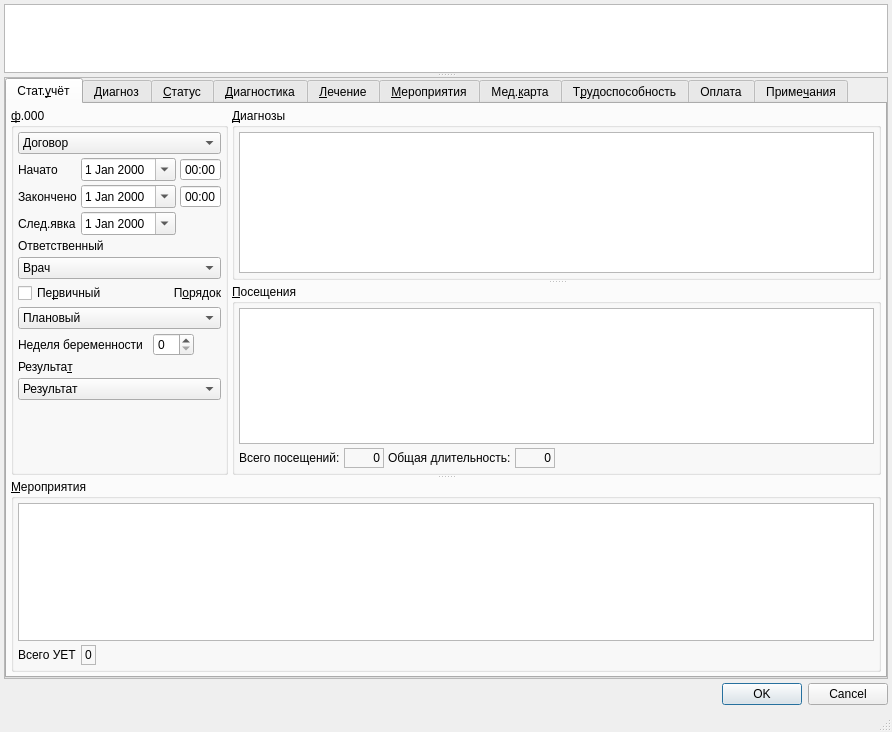
<?xml version="1.0" encoding="UTF-8"?>
<ui version="4.0">
 <class>Dialog</class>
 <widget class="QDialog" name="Dialog">
  <property name="geometry">
   <rect>
    <x>0</x>
    <y>0</y>
    <width>892</width>
    <height>732</height>
   </rect>
  </property>
  <property name="windowTitle">
   <string>Dialog</string>
  </property>
  <property name="sizeGripEnabled">
   <bool>true</bool>
  </property>
  <layout class="QGridLayout" name="gridLayout_4">
   <property name="margin">
    <number>4</number>
   </property>
   <property name="spacing">
    <number>4</number>
   </property>
   <item row="0" column="0">
    <widget class="QSplitter" name="splitter_3">
     <property name="sizePolicy">
      <sizepolicy hsizetype="Preferred" vsizetype="Preferred">
       <horstretch>0</horstretch>
       <verstretch>2</verstretch>
      </sizepolicy>
     </property>
     <property name="orientation">
      <enum>Qt::Vertical</enum>
     </property>
     <widget class="CTextBrowser" name="txtClientInfoBrowser">
      <property name="sizePolicy">
       <sizepolicy hsizetype="Expanding" vsizetype="Ignored">
        <horstretch>0</horstretch>
        <verstretch>1</verstretch>
       </sizepolicy>
      </property>
      <property name="minimumSize">
       <size>
        <width>0</width>
        <height>0</height>
       </size>
      </property>
      <property name="maximumSize">
       <size>
        <width>16777215</width>
        <height>16777215</height>
       </size>
      </property>
      <property name="focusPolicy">
       <enum>Qt::ClickFocus</enum>
      </property>
      <property name="whatsThis">
       <string>Описание пациента</string>
      </property>
      <property name="html">
       <string>&lt;!DOCTYPE HTML PUBLIC &quot;-//W3C//DTD HTML 4.0//EN&quot; &quot;http://www.w3.org/TR/REC-html40/strict.dtd&quot;&gt;
&lt;html&gt;&lt;head&gt;&lt;meta name=&quot;qrichtext&quot; content=&quot;1&quot; /&gt;&lt;style type=&quot;text/css&quot;&gt;
p, li { white-space: pre-wrap; }
&lt;/style&gt;&lt;/head&gt;&lt;body style=&quot; font-family:'MS Shell Dlg 2'; font-size:8.25pt; font-weight:400; font-style:normal;&quot;&gt;
&lt;p style=&quot;-qt-paragraph-type:empty; margin-top:0px; margin-bottom:0px; margin-left:0px; margin-right:0px; -qt-block-indent:0; text-indent:0px; font-size:8pt;&quot;&gt;&lt;br /&gt;&lt;/p&gt;&lt;/body&gt;&lt;/html&gt;</string>
      </property>
     </widget>
     <widget class="QScrollArea" name="scrollArea">
      <property name="sizePolicy">
       <sizepolicy hsizetype="Preferred" vsizetype="Preferred">
        <horstretch>0</horstretch>
        <verstretch>5</verstretch>
       </sizepolicy>
      </property>
      <property name="widgetResizable">
       <bool>true</bool>
      </property>
      <widget class="QTabWidget" name="tabWidget">
       <property name="geometry">
        <rect>
         <x>0</x>
         <y>0</y>
         <width>882</width>
         <height>591</height>
        </rect>
       </property>
       <property name="tabPosition">
        <enum>QTabWidget::North</enum>
       </property>
       <property name="tabShape">
        <enum>QTabWidget::Rounded</enum>
       </property>
       <property name="currentIndex">
        <number>0</number>
       </property>
       <widget class="QWidget" name="tabToken">
        <attribute name="title">
         <string>Стат.&amp;учёт</string>
        </attribute>
        <layout class="QVBoxLayout" name="verticalLayout_7">
         <property name="spacing">
          <number>4</number>
         </property>
         <property name="margin">
          <number>4</number>
         </property>
         <item>
          <widget class="QSplitter" name="splitter_2">
           <property name="orientation">
            <enum>Qt::Vertical</enum>
           </property>
           <widget class="QFrame" name="frameBaseDiagnosisesAndVisits">
            <property name="frameShape">
             <enum>QFrame::NoFrame</enum>
            </property>
            <property name="frameShadow">
             <enum>QFrame::Raised</enum>
            </property>
            <layout class="QHBoxLayout" name="horizontalLayout">
             <property name="spacing">
              <number>4</number>
             </property>
             <property name="margin">
              <number>0</number>
             </property>
             <item>
              <widget class="QGroupBox" name="grpBase">
               <property name="sizePolicy">
                <sizepolicy hsizetype="Maximum" vsizetype="Preferred">
                 <horstretch>0</horstretch>
                 <verstretch>0</verstretch>
                </sizepolicy>
               </property>
               <property name="title">
                <string>&amp;ф.000</string>
               </property>
               <layout class="QGridLayout" name="gridLayout_2">
                <property name="margin">
                 <number>4</number>
                </property>
                <property name="spacing">
                 <number>4</number>
                </property>
                <item row="12" column="0" colspan="5">
                 <spacer>
                  <property name="orientation">
                   <enum>Qt::Vertical</enum>
                  </property>
                  <property name="sizeHint" stdset="0">
                   <size>
                    <width>16</width>
                    <height>20</height>
                   </size>
                  </property>
                 </spacer>
                </item>
                <item row="0" column="0" colspan="5">
                 <widget class="CContractComboBox" name="cmbContract">
                  <property name="whatsThis">
                   <string>номер, дата и основание договора в рамках которого производится осмотр</string>
                  </property>
                  <item>
                   <property name="text">
                    <string>Договор</string>
                   </property>
                  </item>
                 </widget>
                </item>
                <item row="1" column="0">
                 <widget class="QLabel" name="lblBegDate">
                  <property name="sizePolicy">
                   <sizepolicy hsizetype="Maximum" vsizetype="Preferred">
                    <horstretch>0</horstretch>
                    <verstretch>0</verstretch>
                   </sizepolicy>
                  </property>
                  <property name="text">
                   <string>Начато</string>
                  </property>
                  <property name="buddy">
                   <cstring>edtBegDate</cstring>
                  </property>
                 </widget>
                </item>
                <item row="2" column="0">
                 <widget class="QLabel" name="lblEndDate">
                  <property name="sizePolicy">
                   <sizepolicy hsizetype="Maximum" vsizetype="Preferred">
                    <horstretch>0</horstretch>
                    <verstretch>0</verstretch>
                   </sizepolicy>
                  </property>
                  <property name="text">
                   <string>Закончено</string>
                  </property>
                  <property name="buddy">
                   <cstring>edtEndDate</cstring>
                  </property>
                 </widget>
                </item>
                <item row="3" column="0">
                 <widget class="QLabel" name="lblNextDate">
                  <property name="sizePolicy">
                   <sizepolicy hsizetype="Maximum" vsizetype="Preferred">
                    <horstretch>0</horstretch>
                    <verstretch>0</verstretch>
                   </sizepolicy>
                  </property>
                  <property name="text">
                   <string>След.явка</string>
                  </property>
                  <property name="buddy">
                   <cstring>edtNextDate</cstring>
                  </property>
                 </widget>
                </item>
                <item row="4" column="0" colspan="5">
                 <widget class="QLabel" name="lblPerson">
                  <property name="text">
                   <string>Ответственный</string>
                  </property>
                  <property name="buddy">
                   <cstring>cmbPerson</cstring>
                  </property>
                 </widget>
                </item>
                <item row="5" column="0" colspan="5">
                 <widget class="CPersonComboBoxEx" name="cmbPerson">
                  <property name="whatsThis">
                   <string>врач отвечающий за осмотр (терапевт)</string>
                  </property>
                  <item>
                   <property name="text">
                    <string>Врач</string>
                   </property>
                  </item>
                 </widget>
                </item>
                <item row="6" column="0" colspan="3">
                 <widget class="QCheckBox" name="chkPrimary">
                  <property name="sizePolicy">
                   <sizepolicy hsizetype="Maximum" vsizetype="Fixed">
                    <horstretch>0</horstretch>
                    <verstretch>0</verstretch>
                   </sizepolicy>
                  </property>
                  <property name="text">
                   <string>Пе&amp;рвичный</string>
                  </property>
                 </widget>
                </item>
                <item row="6" column="3" colspan="2">
                 <widget class="QLabel" name="lblOrder">
                  <property name="text">
                   <string>П&amp;орядок</string>
                  </property>
                  <property name="alignment">
                   <set>Qt::AlignRight|Qt::AlignTrailing|Qt::AlignVCenter</set>
                  </property>
                  <property name="buddy">
                   <cstring>cmbOrder</cstring>
                  </property>
                 </widget>
                </item>
                <item row="7" column="0" colspan="5">
                 <widget class="CROComboBox" name="cmbOrder">
                  <item>
                   <property name="text">
                    <string>Плановый</string>
                   </property>
                  </item>
                  <item>
                   <property name="text">
                    <string>Экстренный</string>
                   </property>
                  </item>
                  <item>
                   <property name="text">
                    <string>Самотёком</string>
                   </property>
                  </item>
                  <item>
                   <property name="text">
                    <string>Принудительный</string>
                   </property>
                  </item>
                  <item>
                   <property name="text">
                    <string>Внутренний перевод</string>
                   </property>
                  </item>
                  <item>
                   <property name="text">
                    <string>Неотложная</string>
                   </property>
                  </item>
                 </widget>
                </item>
                <item row="11" column="0" colspan="5">
                 <widget class="CRBComboBox" name="cmbResult">
                  <property name="whatsThis">
                   <string>результат осмотра</string>
                  </property>
                  <item>
                   <property name="text">
                    <string>Результат</string>
                   </property>
                  </item>
                 </widget>
                </item>
                <item row="10" column="0" colspan="5">
                 <widget class="QLabel" name="lblResult">
                  <property name="text">
                   <string>Результа&amp;т</string>
                  </property>
                  <property name="alignment">
                   <set>Qt::AlignLeading|Qt::AlignLeft|Qt::AlignVCenter</set>
                  </property>
                  <property name="buddy">
                   <cstring>cmbResult</cstring>
                  </property>
                 </widget>
                </item>
                <item row="1" column="1" colspan="4">
                 <widget class="QFrame" name="frmBegDateTime">
                  <property name="sizePolicy">
                   <sizepolicy hsizetype="Maximum" vsizetype="Preferred">
                    <horstretch>0</horstretch>
                    <verstretch>0</verstretch>
                   </sizepolicy>
                  </property>
                  <property name="frameShape">
                   <enum>QFrame::NoFrame</enum>
                  </property>
                  <property name="frameShadow">
                   <enum>QFrame::Plain</enum>
                  </property>
                  <property name="lineWidth">
                   <number>0</number>
                  </property>
                  <layout class="QHBoxLayout" name="horizontalLayout_3">
                   <property name="spacing">
                    <number>4</number>
                   </property>
                   <property name="margin">
                    <number>0</number>
                   </property>
                   <item>
                    <widget class="CDateEdit" name="edtBegDate">
                     <property name="sizePolicy">
                      <sizepolicy hsizetype="Maximum" vsizetype="Fixed">
                       <horstretch>0</horstretch>
                       <verstretch>0</verstretch>
                      </sizepolicy>
                     </property>
                     <property name="whatsThis">
                      <string>дата начала осмотра</string>
                     </property>
                     <property name="calendarPopup">
                      <bool>true</bool>
                     </property>
                    </widget>
                   </item>
                   <item>
                    <widget class="QTimeEdit" name="edtBegTime">
                     <property name="buttonSymbols">
                      <enum>QAbstractSpinBox::NoButtons</enum>
                     </property>
                     <property name="displayFormat">
                      <string>HH:mm</string>
                     </property>
                    </widget>
                   </item>
                  </layout>
                 </widget>
                </item>
                <item row="2" column="1" colspan="4">
                 <widget class="QFrame" name="frmEndDateTime">
                  <property name="sizePolicy">
                   <sizepolicy hsizetype="Maximum" vsizetype="Preferred">
                    <horstretch>0</horstretch>
                    <verstretch>0</verstretch>
                   </sizepolicy>
                  </property>
                  <property name="frameShape">
                   <enum>QFrame::NoFrame</enum>
                  </property>
                  <property name="frameShadow">
                   <enum>QFrame::Plain</enum>
                  </property>
                  <property name="lineWidth">
                   <number>0</number>
                  </property>
                  <layout class="QHBoxLayout" name="horizontalLayout_4">
                   <property name="spacing">
                    <number>4</number>
                   </property>
                   <property name="margin">
                    <number>0</number>
                   </property>
                   <item>
                    <widget class="CDateEdit" name="edtEndDate">
                     <property name="sizePolicy">
                      <sizepolicy hsizetype="Maximum" vsizetype="Fixed">
                       <horstretch>0</horstretch>
                       <verstretch>0</verstretch>
                      </sizepolicy>
                     </property>
                     <property name="whatsThis">
                      <string>дата окончания осмотра</string>
                     </property>
                     <property name="calendarPopup">
                      <bool>true</bool>
                     </property>
                    </widget>
                   </item>
                   <item>
                    <widget class="QTimeEdit" name="edtEndTime">
                     <property name="buttonSymbols">
                      <enum>QAbstractSpinBox::NoButtons</enum>
                     </property>
                     <property name="displayFormat">
                      <string>HH:mm</string>
                     </property>
                    </widget>
                   </item>
                  </layout>
                 </widget>
                </item>
                <item row="3" column="1" colspan="4">
                 <widget class="QFrame" name="frmNextDateTime">
                  <property name="sizePolicy">
                   <sizepolicy hsizetype="Maximum" vsizetype="Preferred">
                    <horstretch>0</horstretch>
                    <verstretch>0</verstretch>
                   </sizepolicy>
                  </property>
                  <property name="frameShape">
                   <enum>QFrame::NoFrame</enum>
                  </property>
                  <property name="frameShadow">
                   <enum>QFrame::Plain</enum>
                  </property>
                  <property name="lineWidth">
                   <number>0</number>
                  </property>
                  <layout class="QHBoxLayout" name="horizontalLayout_5">
                   <property name="spacing">
                    <number>4</number>
                   </property>
                   <property name="margin">
                    <number>0</number>
                   </property>
                   <item>
                    <widget class="CDateEdit" name="edtNextDate">
                     <property name="sizePolicy">
                      <sizepolicy hsizetype="Maximum" vsizetype="Fixed">
                       <horstretch>0</horstretch>
                       <verstretch>0</verstretch>
                      </sizepolicy>
                     </property>
                     <property name="calendarPopup">
                      <bool>true</bool>
                     </property>
                    </widget>
                   </item>
                  </layout>
                 </widget>
                </item>
                <item row="8" column="3" colspan="2">
                 <widget class="QSpinBox" name="edtPregnancyWeek">
                  <property name="sizePolicy">
                   <sizepolicy hsizetype="Maximum" vsizetype="Fixed">
                    <horstretch>0</horstretch>
                    <verstretch>0</verstretch>
                   </sizepolicy>
                  </property>
                  <property name="maximum">
                   <number>44</number>
                  </property>
                 </widget>
                </item>
                <item row="8" column="0" colspan="3">
                 <widget class="QLabel" name="lblPregnancyWeek">
                  <property name="sizePolicy">
                   <sizepolicy hsizetype="Maximum" vsizetype="Preferred">
                    <horstretch>0</horstretch>
                    <verstretch>0</verstretch>
                   </sizepolicy>
                  </property>
                  <property name="text">
                   <string>Неделя беременности</string>
                  </property>
                  <property name="buddy">
                   <cstring>edtPregnancyWeek</cstring>
                  </property>
                 </widget>
                </item>
               </layout>
              </widget>
             </item>
             <item>
              <widget class="QSplitter" name="splitter">
               <property name="orientation">
                <enum>Qt::Vertical</enum>
               </property>
               <property name="childrenCollapsible">
                <bool>false</bool>
               </property>
               <widget class="QGroupBox" name="grplFinalDiagnostics">
                <property name="title">
                 <string>&amp;Диагнозы</string>
                </property>
                <layout class="QGridLayout" name="gridLayout_3">
                 <property name="margin">
                  <number>4</number>
                 </property>
                 <property name="spacing">
                  <number>4</number>
                 </property>
                 <item row="0" column="0">
                  <widget class="CInDocTableView" name="tblFinalDiagnostics"/>
                 </item>
                </layout>
               </widget>
               <widget class="QGroupBox" name="groupBox">
                <property name="title">
                 <string>&amp;Посещения</string>
                </property>
                <layout class="QGridLayout" name="gridLayout_5">
                 <property name="margin">
                  <number>4</number>
                 </property>
                 <property name="spacing">
                  <number>4</number>
                 </property>
                 <item row="0" column="0" colspan="5">
                  <widget class="CInDocTableView" name="tblVisits"/>
                 </item>
                 <item row="1" column="0">
                  <widget class="QLabel" name="lblVisitsCount">
                   <property name="text">
                    <string>Всего посещений:</string>
                   </property>
                  </widget>
                 </item>
                 <item row="1" column="1">
                  <widget class="QLabel" name="lblVisitsCountValue">
                   <property name="sizePolicy">
                    <sizepolicy hsizetype="Preferred" vsizetype="Preferred">
                     <horstretch>0</horstretch>
                     <verstretch>0</verstretch>
                    </sizepolicy>
                   </property>
                   <property name="minimumSize">
                    <size>
                     <width>40</width>
                     <height>0</height>
                    </size>
                   </property>
                   <property name="frameShape">
                    <enum>QFrame::StyledPanel</enum>
                   </property>
                   <property name="frameShadow">
                    <enum>QFrame::Sunken</enum>
                   </property>
                   <property name="text">
                    <string>0</string>
                   </property>
                   <property name="alignment">
                    <set>Qt::AlignRight|Qt::AlignTrailing|Qt::AlignVCenter</set>
                   </property>
                  </widget>
                 </item>
                 <item row="1" column="2">
                  <widget class="QLabel" name="lblVisitsDuration">
                   <property name="text">
                    <string>Общая длительность:</string>
                   </property>
                  </widget>
                 </item>
                 <item row="1" column="3">
                  <widget class="QLabel" name="lblVisitsDurationValue">
                   <property name="minimumSize">
                    <size>
                     <width>40</width>
                     <height>0</height>
                    </size>
                   </property>
                   <property name="frameShape">
                    <enum>QFrame::StyledPanel</enum>
                   </property>
                   <property name="frameShadow">
                    <enum>QFrame::Sunken</enum>
                   </property>
                   <property name="text">
                    <string>0</string>
                   </property>
                   <property name="alignment">
                    <set>Qt::AlignRight|Qt::AlignTrailing|Qt::AlignVCenter</set>
                   </property>
                  </widget>
                 </item>
                 <item row="1" column="4">
                  <spacer>
                   <property name="orientation">
                    <enum>Qt::Horizontal</enum>
                   </property>
                   <property name="sizeHint" stdset="0">
                    <size>
                     <width>40</width>
                     <height>20</height>
                    </size>
                   </property>
                  </spacer>
                 </item>
                </layout>
               </widget>
              </widget>
             </item>
            </layout>
           </widget>
           <widget class="QGroupBox" name="grpActions">
            <property name="title">
             <string>&amp;Мероприятия</string>
            </property>
            <layout class="QVBoxLayout" name="verticalLayout">
             <property name="spacing">
              <number>4</number>
             </property>
             <property name="margin">
              <number>4</number>
             </property>
             <item>
              <widget class="CInDocTableView" name="tblActions">
               <property name="sizePolicy">
                <sizepolicy hsizetype="Expanding" vsizetype="Expanding">
                 <horstretch>0</horstretch>
                 <verstretch>20</verstretch>
                </sizepolicy>
               </property>
              </widget>
             </item>
             <item>
              <widget class="QFrame" name="frmTotalUet">
               <property name="frameShape">
                <enum>QFrame::NoFrame</enum>
               </property>
               <property name="frameShadow">
                <enum>QFrame::Plain</enum>
               </property>
               <layout class="QHBoxLayout" name="horizontalLayout_2">
                <property name="spacing">
                 <number>4</number>
                </property>
                <property name="margin">
                 <number>0</number>
                </property>
                <item>
                 <widget class="QLabel" name="lblTotalUet">
                  <property name="text">
                   <string>Всего УЕТ</string>
                  </property>
                 </widget>
                </item>
                <item>
                 <widget class="QLabel" name="lblShowTotalUet">
                  <property name="frameShape">
                   <enum>QFrame::StyledPanel</enum>
                  </property>
                  <property name="frameShadow">
                   <enum>QFrame::Sunken</enum>
                  </property>
                  <property name="text">
                   <string>0</string>
                  </property>
                 </widget>
                </item>
                <item>
                 <spacer name="horizontalSpacer">
                  <property name="orientation">
                   <enum>Qt::Horizontal</enum>
                  </property>
                  <property name="sizeHint" stdset="0">
                   <size>
                    <width>681</width>
                    <height>20</height>
                   </size>
                  </property>
                 </spacer>
                </item>
               </layout>
              </widget>
             </item>
            </layout>
           </widget>
          </widget>
         </item>
        </layout>
       </widget>
       <widget class="CEventMedicalDiagnosisPage" name="tabMedicalDiagnosis">
        <attribute name="title">
         <string>Диагноз</string>
        </attribute>
       </widget>
       <widget class="CActionsPage" name="tabStatus">
        <attribute name="title">
         <string>&amp;Статус</string>
        </attribute>
       </widget>
       <widget class="CActionsPage" name="tabDiagnostic">
        <attribute name="title">
         <string>&amp;Диагностика</string>
        </attribute>
       </widget>
       <widget class="CActionsPage" name="tabCure">
        <attribute name="title">
         <string>&amp;Лечение</string>
        </attribute>
       </widget>
       <widget class="CActionsPage" name="tabMisc">
        <attribute name="title">
         <string>&amp;Мероприятия</string>
        </attribute>
       </widget>
       <widget class="CAmbCardPage" name="tabAmbCard">
        <attribute name="title">
         <string>Мед.&amp;карта</string>
        </attribute>
       </widget>
       <widget class="QWidget" name="tabTempInvalidEtc">
        <attribute name="title">
         <string>Т&amp;рудоспособность</string>
        </attribute>
        <layout class="QGridLayout" name="gridLayout">
         <property name="margin">
          <number>4</number>
         </property>
         <property name="spacing">
          <number>4</number>
         </property>
         <item row="0" column="0">
          <widget class="QTabWidget" name="tabTempInvalidAndAegrotat">
           <property name="currentIndex">
            <number>0</number>
           </property>
           <widget class="QWidget" name="tabTempInvalid">
            <attribute name="title">
             <string>Листок &amp;нетрудоспособности</string>
            </attribute>
            <layout class="QVBoxLayout" name="verticalLayout_5">
             <property name="spacing">
              <number>4</number>
             </property>
             <property name="margin">
              <number>4</number>
             </property>
             <item>
              <widget class="CTempInvalid" name="grpTempInvalid">
               <property name="sizePolicy">
                <sizepolicy hsizetype="Preferred" vsizetype="Expanding">
                 <horstretch>0</horstretch>
                 <verstretch>0</verstretch>
                </sizepolicy>
               </property>
               <property name="checked">
                <bool>false</bool>
               </property>
              </widget>
             </item>
            </layout>
           </widget>
           <widget class="QWidget" name="tabAegrotat">
            <attribute name="title">
             <string>С&amp;правка</string>
            </attribute>
            <layout class="QVBoxLayout" name="verticalLayout_4">
             <property name="spacing">
              <number>4</number>
             </property>
             <property name="margin">
              <number>4</number>
             </property>
             <item>
              <widget class="CTempInvalid" name="grpAegrotat">
               <property name="sizePolicy">
                <sizepolicy hsizetype="Preferred" vsizetype="Expanding">
                 <horstretch>0</horstretch>
                 <verstretch>0</verstretch>
                </sizepolicy>
               </property>
               <property name="checked">
                <bool>false</bool>
               </property>
              </widget>
             </item>
            </layout>
           </widget>
           <widget class="QWidget" name="tabDisability">
            <attribute name="title">
             <string>Инвалидность</string>
            </attribute>
            <layout class="QVBoxLayout" name="verticalLayout_2">
             <property name="spacing">
              <number>4</number>
             </property>
             <property name="margin">
              <number>4</number>
             </property>
             <item>
              <widget class="CTempInvalid" name="grpDisability">
               <property name="sizePolicy">
                <sizepolicy hsizetype="Preferred" vsizetype="Expanding">
                 <horstretch>0</horstretch>
                 <verstretch>0</verstretch>
                </sizepolicy>
               </property>
               <property name="checked">
                <bool>false</bool>
               </property>
              </widget>
             </item>
            </layout>
           </widget>
           <widget class="QWidget" name="tabVitalRestriction">
            <attribute name="title">
             <string>&amp;Ограничения жизнедеятельности</string>
            </attribute>
            <layout class="QVBoxLayout" name="verticalLayout_6">
             <property name="spacing">
              <number>4</number>
             </property>
             <property name="margin">
              <number>4</number>
             </property>
             <item>
              <widget class="CTempInvalid" name="grpVitalRestriction">
               <property name="sizePolicy">
                <sizepolicy hsizetype="Preferred" vsizetype="Expanding">
                 <horstretch>0</horstretch>
                 <verstretch>0</verstretch>
                </sizepolicy>
               </property>
               <property name="checked">
                <bool>false</bool>
               </property>
              </widget>
             </item>
            </layout>
           </widget>
          </widget>
         </item>
        </layout>
       </widget>
       <widget class="CEventCashPage" name="tabCash">
        <attribute name="title">
         <string>Оплата</string>
        </attribute>
       </widget>
       <widget class="CEventNotesPage" name="tabNotes">
        <attribute name="title">
         <string>Приме&amp;чания</string>
        </attribute>
       </widget>
      </widget>
     </widget>
    </widget>
   </item>
   <item row="1" column="0">
    <widget class="QDialogButtonBox" name="buttonBox">
     <property name="orientation">
      <enum>Qt::Horizontal</enum>
     </property>
     <property name="standardButtons">
      <set>QDialogButtonBox::Cancel|QDialogButtonBox::Ok</set>
     </property>
    </widget>
   </item>
   <item row="2" column="0">
    <layout class="QHBoxLayout" name="horizontalLayout_6" stretch="1,0,0,0,0">
     <property name="sizeConstraint">
      <enum>QLayout::SetMinimumSize</enum>
     </property>
     <item>
      <widget class="QStatusBar" name="statusBar">
       <property name="sizePolicy">
        <sizepolicy hsizetype="Preferred" vsizetype="Fixed">
         <horstretch>0</horstretch>
         <verstretch>0</verstretch>
        </sizepolicy>
       </property>
       <property name="toolTip">
        <string>A status bar</string>
       </property>
       <property name="whatsThis">
        <string>A status bar.</string>
       </property>
       <property name="sizeGripEnabled">
        <bool>false</bool>
       </property>
      </widget>
     </item>
     <item>
      <spacer name="horizontalSpacer_2">
       <property name="orientation">
        <enum>Qt::Horizontal</enum>
       </property>
       <property name="sizeHint" stdset="0">
        <size>
         <width>18</width>
         <height>17</height>
        </size>
       </property>
      </spacer>
     </item>
     <item>
      <widget class="QLabel" name="lblProlongateEvent">
       <property name="text">
        <string/>
       </property>
      </widget>
     </item>
     <item>
      <widget class="QLabel" name="lblValueExternalId">
       <property name="text">
        <string/>
       </property>
      </widget>
     </item>
     <item>
      <widget class="QLabel" name="lblValueMesCode">
       <property name="text">
        <string/>
       </property>
      </widget>
     </item>
    </layout>
   </item>
  </layout>
 </widget>
 <customwidgets>
  <customwidget>
   <class>CRBComboBox</class>
   <extends>QComboBox</extends>
   <header>library/crbcombobox.h</header>
  </customwidget>
  <customwidget>
   <class>CInDocTableView</class>
   <extends>QTableView</extends>
   <header>library/InDocTable.h</header>
  </customwidget>
  <customwidget>
   <class>CDateEdit</class>
   <extends>QDateEdit</extends>
   <header>library/DateEdit</header>
  </customwidget>
  <customwidget>
   <class>CContractComboBox</class>
   <extends>QComboBox</extends>
   <header>Orgs/OrgComboBox.h</header>
  </customwidget>
  <customwidget>
   <class>CTextBrowser</class>
   <extends>QTextBrowser</extends>
   <header>library/TextBrowser.h</header>
  </customwidget>
  <customwidget>
   <class>CPersonComboBoxEx</class>
   <extends>QComboBox</extends>
   <header>Orgs/PersonComboBoxEx.h</header>
  </customwidget>
  <customwidget>
   <class>CActionsPage</class>
   <extends>QWidget</extends>
   <header>Events/ActionsPage.h</header>
   <container>1</container>
  </customwidget>
  <customwidget>
   <class>CEventNotesPage</class>
   <extends>QWidget</extends>
   <header>Events/EventNotesPage.h</header>
   <container>1</container>
  </customwidget>
  <customwidget>
   <class>CTempInvalid</class>
   <extends>QGroupBox</extends>
   <header>Events/TempInvalid.h</header>
   <container>1</container>
  </customwidget>
  <customwidget>
   <class>CEventCashPage</class>
   <extends>QWidget</extends>
   <header>Events/EventCashPage.h</header>
   <container>1</container>
  </customwidget>
  <customwidget>
   <class>CAmbCardPage</class>
   <extends>QWidget</extends>
   <header>Events/AmbCardPage.h</header>
   <container>1</container>
  </customwidget>
  <customwidget>
   <class>CROComboBox</class>
   <extends>QComboBox</extends>
   <header>library/ROComboBox.h</header>
  </customwidget>
  <customwidget>
   <class>CEventMedicalDiagnosisPage</class>
   <extends>QWidget</extends>
   <header>Events/EventMedicalDiagnosisPage.h</header>
   <container>1</container>
  </customwidget>
 </customwidgets>
 <tabstops>
  <tabstop>txtClientInfoBrowser</tabstop>
  <tabstop>tabWidget</tabstop>
  <tabstop>cmbContract</tabstop>
  <tabstop>edtBegDate</tabstop>
  <tabstop>edtBegTime</tabstop>
  <tabstop>edtEndDate</tabstop>
  <tabstop>edtEndTime</tabstop>
  <tabstop>edtNextDate</tabstop>
  <tabstop>cmbPerson</tabstop>
  <tabstop>chkPrimary</tabstop>
  <tabstop>cmbOrder</tabstop>
  <tabstop>edtPregnancyWeek</tabstop>
  <tabstop>cmbResult</tabstop>
  <tabstop>tblFinalDiagnostics</tabstop>
  <tabstop>tblVisits</tabstop>
  <tabstop>tblActions</tabstop>
  <tabstop>tabTempInvalidAndAegrotat</tabstop>
  <tabstop>grpTempInvalid</tabstop>
  <tabstop>grpAegrotat</tabstop>
  <tabstop>grpDisability</tabstop>
  <tabstop>grpVitalRestriction</tabstop>
  <tabstop>buttonBox</tabstop>
 </tabstops>
 <resources/>
 <connections>
  <connection>
   <sender>buttonBox</sender>
   <signal>accepted()</signal>
   <receiver>Dialog</receiver>
   <slot>accept()</slot>
   <hints>
    <hint type="sourcelabel">
     <x>611</x>
     <y>802</y>
    </hint>
    <hint type="destinationlabel">
     <x>574</x>
     <y>746</y>
    </hint>
   </hints>
  </connection>
  <connection>
   <sender>buttonBox</sender>
   <signal>rejected()</signal>
   <receiver>Dialog</receiver>
   <slot>reject()</slot>
   <hints>
    <hint type="sourcelabel">
     <x>684</x>
     <y>802</y>
    </hint>
    <hint type="destinationlabel">
     <x>672</x>
     <y>746</y>
    </hint>
   </hints>
  </connection>
 </connections>
</ui>
